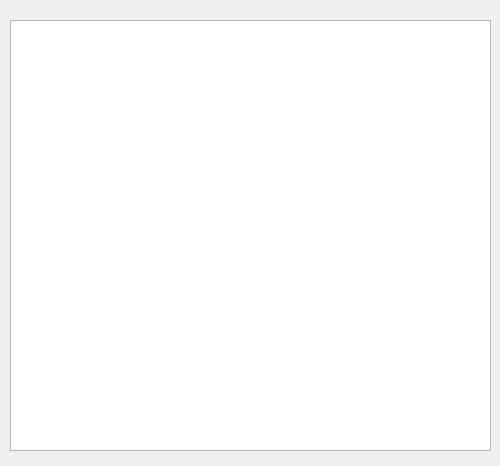
<?xml version="1.0" encoding="UTF-8"?>
<ui version="4.0">
 <class>CalorieCalcWindow</class>
 <widget class="QDialog" name="CalorieCalcWindow">
  <property name="geometry">
   <rect>
    <x>0</x>
    <y>0</y>
    <width>500</width>
    <height>466</height>
   </rect>
  </property>
  <property name="windowTitle">
   <string>Dialog</string>
  </property>
  <widget class="QStackedWidget" name="stackedWidget_dishCalc">
   <property name="geometry">
    <rect>
     <x>10</x>
     <y>20</y>
     <width>481</width>
     <height>431</height>
    </rect>
   </property>
   <property name="currentIndex">
    <number>1</number>
   </property>
   <widget class="QWidget" name="page">
    <widget class="QPushButton" name="pushButton_addProduct">
     <property name="geometry">
      <rect>
       <x>280</x>
       <y>90</y>
       <width>191</width>
       <height>31</height>
      </rect>
     </property>
     <property name="styleSheet">
      <string notr="true">background-color: #008080;
color: white;</string>
     </property>
     <property name="text">
      <string>Додати продукт</string>
     </property>
    </widget>
    <widget class="QPushButton" name="pushButton_saveDish">
     <property name="geometry">
      <rect>
       <x>290</x>
       <y>390</y>
       <width>191</width>
       <height>31</height>
      </rect>
     </property>
     <property name="styleSheet">
      <string notr="true">background-color: #008080;
color: white;</string>
     </property>
     <property name="text">
      <string>Зберегти Страву</string>
     </property>
    </widget>
    <widget class="QLineEdit" name="lineEdit_dishName">
     <property name="geometry">
      <rect>
       <x>10</x>
       <y>30</y>
       <width>191</width>
       <height>31</height>
      </rect>
     </property>
     <property name="text">
      <string/>
     </property>
    </widget>
    <widget class="QLabel" name="label_dishName">
     <property name="geometry">
      <rect>
       <x>10</x>
       <y>0</y>
       <width>151</width>
       <height>20</height>
      </rect>
     </property>
     <property name="text">
      <string>Введіть назву страви</string>
     </property>
    </widget>
    <widget class="QLineEdit" name="lineEdit_nameProductToAdd">
     <property name="geometry">
      <rect>
       <x>10</x>
       <y>90</y>
       <width>141</width>
       <height>31</height>
      </rect>
     </property>
    </widget>
    <widget class="QLineEdit" name="lineEdit_guantityOfProduct">
     <property name="geometry">
      <rect>
       <x>160</x>
       <y>90</y>
       <width>113</width>
       <height>31</height>
      </rect>
     </property>
    </widget>
    <widget class="QLabel" name="label_prodName">
     <property name="geometry">
      <rect>
       <x>10</x>
       <y>70</y>
       <width>71</width>
       <height>20</height>
      </rect>
     </property>
     <property name="text">
      <string>Назва</string>
     </property>
    </widget>
    <widget class="QLabel" name="label_prodCount">
     <property name="geometry">
      <rect>
       <x>160</x>
       <y>70</y>
       <width>101</width>
       <height>20</height>
      </rect>
     </property>
     <property name="text">
      <string>Кількість(г)</string>
     </property>
    </widget>
    <widget class="QListWidget" name="listWidget_dishProduct">
     <property name="geometry">
      <rect>
       <x>10</x>
       <y>130</y>
       <width>261</width>
       <height>171</height>
      </rect>
     </property>
    </widget>
    <widget class="QLineEdit" name="lineEdit_dishDescription">
     <property name="geometry">
      <rect>
       <x>10</x>
       <y>330</y>
       <width>251</width>
       <height>91</height>
      </rect>
     </property>
    </widget>
    <widget class="QLabel" name="label_dishDescription">
     <property name="geometry">
      <rect>
       <x>10</x>
       <y>300</y>
       <width>161</width>
       <height>20</height>
      </rect>
     </property>
     <property name="text">
      <string>Додайте опис страви</string>
     </property>
    </widget>
   </widget>
   <widget class="QWidget" name="page_2">
    <widget class="QTableWidget" name="tableWidget_customDish">
     <property name="geometry">
      <rect>
       <x>0</x>
       <y>0</y>
       <width>481</width>
       <height>431</height>
      </rect>
     </property>
     <property name="styleSheet">
      <string notr="true"/>
     </property>
    </widget>
   </widget>
  </widget>
 </widget>
 <resources/>
 <connections/>
</ui>
